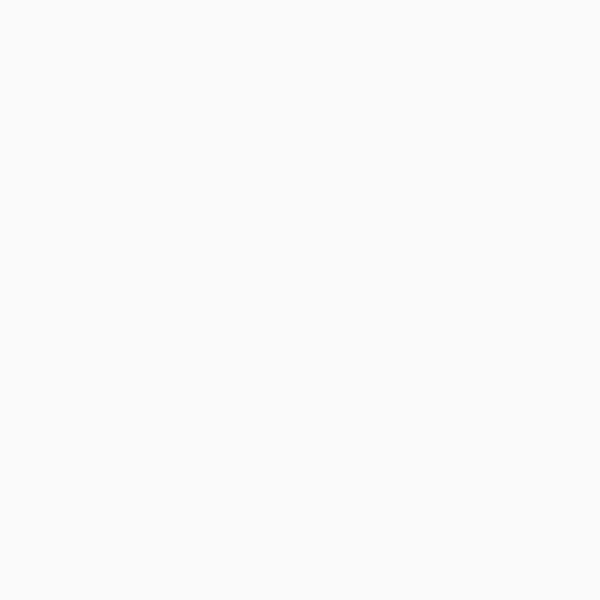
Frame 1 (no input)
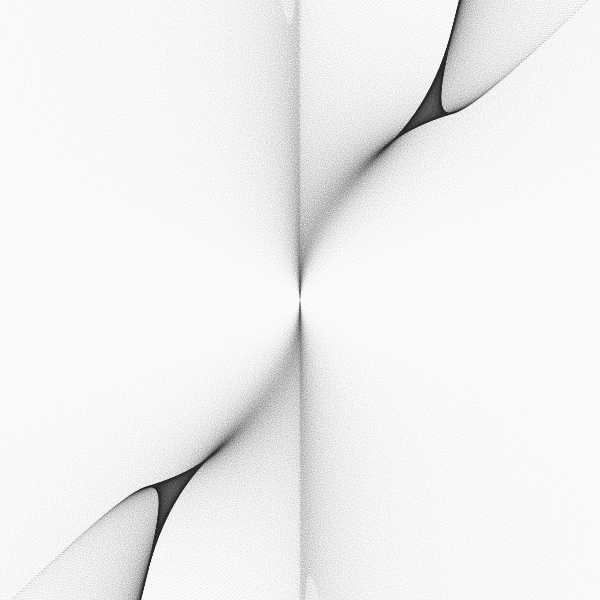
Frame 60 (the mouse pressed at the canvas centre just before this capture)
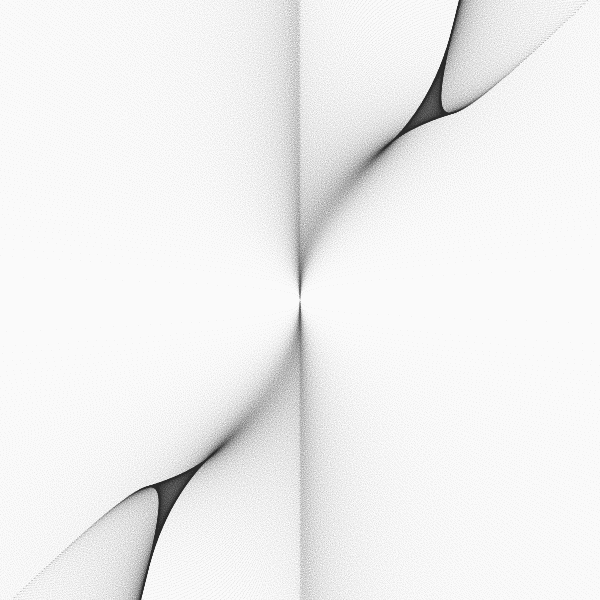
Frame 120 (the mouse held since frame 60 and released just before this capture)

The Processing sketch that drew these frames (run headless with seeded random() and noise(); from frame 60 on, the mouse is pressed at the canvas centre):

// Processing sketch: build
// ── build.pde
// Variations on Fractal Flames : Part_14
// https://generateme.wordpress.com/2016/04/11/folds/
// hyperbolic / sech 

float x1, y1, x2, y2; // function domain
float step; // step within domain
float y;
boolean go = true;

// parameterization P={pdj_a,pdj_b,pdj_c,pdj_d}
float pdj_a = 0.1; // 1.0111
float pdj_b = 1.9; // -1.011
float pdj_c = -0.8; // 2.08
float pdj_d = -1.2; // 10.2

// sech parameters
float cosh(float x) { return 0.5 * (exp(x) + exp(-x)); }
float sinh(float x) { return 0.5 * (exp(x) - exp(-x)); }

void setup() {
  size(600, 600);
  background(250);
  smooth(8);
  noFill();
  stroke(20, 15);
  strokeWeight(0.9);

  x1 = y1 = -3;
  x2 = y2 = 3;
  y = y1;
  step = ( x2 - x1 ) / ( 2.321 * width );
}

void draw() {
  if (go) {
    for ( int i = 0; ( i < 20 )&go; i++ ) { // draw 20 lines at once
      for ( float x = x1; x <= x2; x += step ) {
        drawVariation(x, y);
      }
      y += step;
      if ( y > y2 ) {
        go = false;
        println( "done" );
      }
    }
  }
}

void drawVariation( float x, float y ) {
  PVector v = new PVector(x, y);
  float amount = 3.0;

  v = divF( hyperbolic(v, amount), sech(v, amount) );

  float xx = map( v.x+0.003*randomGaussian(), x1, x2, 20, width-20 );
  float yy = map( v.y+0.003*randomGaussian(), y1, y2, 20, height-20 );
  point( xx, yy );
}

PVector sinusoidal(PVector v, float amount) {
  return new PVector( amount * sin( v.x ), amount * sin( v.y ) );
}

PVector hyperbolic( PVector v, float amount ) {
  float r = v.mag() + 1.0e-10;
  float theta = atan2( v.x, v.y );
  float x = amount * sin( theta ) / r;
  float y = amount * cos( theta ) * r;
  return new PVector( x, y );
}

PVector pdj( PVector v, float amount ) {
  return new PVector( 
    amount * ( sin( pdj_a * v.y ) - cos( pdj_b * v.x ) ),
    amount * ( sin( pdj_c * v.x ) - cos( pdj_d * v.y ) )
      );
}

// differential of a pdj
PVector d_pdj( PVector v, float amount ) {
  float h = 0.1; // step
  float sqrth = sqrt(h);
  PVector v1 = pdj(v, amount);
  PVector v2 = pdj(new PVector(v.x+h, v.y+h), amount);
  return new PVector( (v2.x-v1.x)/sqrth, (v2.y-v1.y)/sqrth );
}

PVector julia( PVector v, float amount ) {
  float r = amount * sqrt( v.mag() );
  float theta = 0.5 * atan2( v.x, v.y ) + (int)( 2.0 * random( 0, 1 ) ) * PI;
  float x = r * cos( theta );
  float y = r * sin( theta );
  return new PVector( x, y );
}

PVector sech( PVector p, float weight ) {
  float d = cos( 2.0 * p.y ) + cosh( 2.0 * p.x );
  if ( d != 0 ) d = weight * 2.0 / d;
  return new PVector( d * cos(p.y) * cosh(p.x), -d * sin(p.y) * sinh(p.x) );
}

// sum, substraction, multiplication and division of previous functions
PVector addF(PVector v1, PVector v2) {return new PVector(v1.x + v2.x, v1.y + v2.y);}
PVector subF(PVector v1, PVector v2) {return new PVector(v1.x - v2.x, v1.y - v2.y);}
PVector mulF(PVector v1, PVector v2) {return new PVector(v1.x * v2.x, v1.y * v2.y);}
PVector divF(PVector v1, PVector v2) {return new PVector(v2.x == 0 ? 0 : v1.x / v2.x, v2.y == 0 ? 0 : v1.y / v2.y);}
